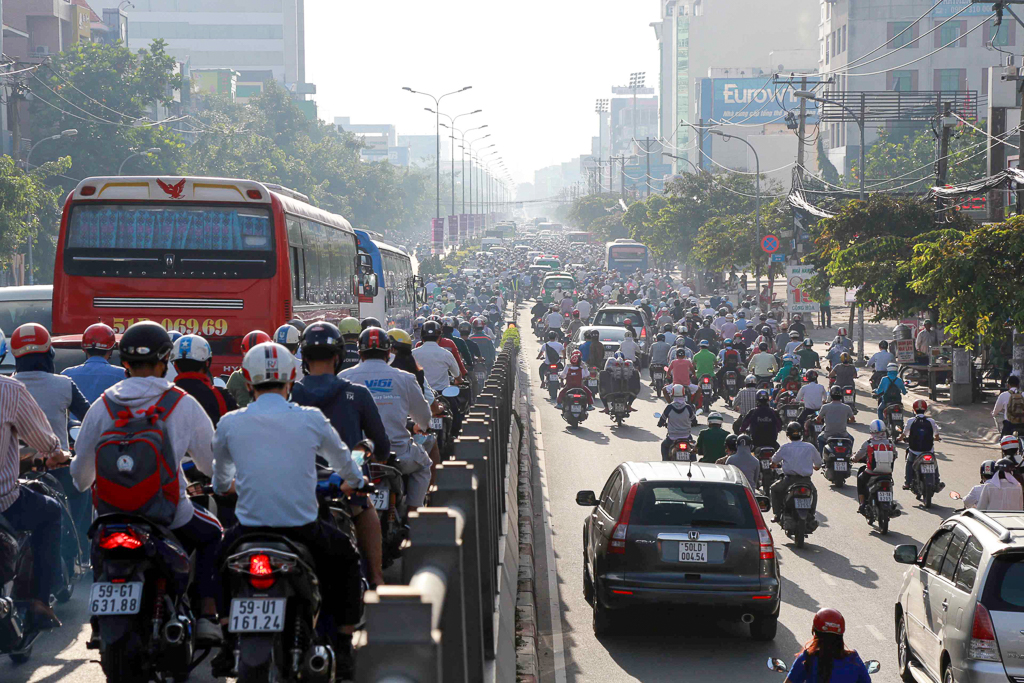
#> input picture src/images/1.jpg, 1024 x 683 px
$ python -i image_processing.py   (imports and definitions only)
#> lines starting #> are read from the running program, lines starting #| are printed output that depends on the picture
#> further down, picture is the input picture: shape (683, 1024, 3); mean B, G, R 121.4, 117.7, 118.1
import cv2
import math
import numpy as np


# [99 lines left out: function change_contrast_fuzzy, not called in this run]


def change_contrast_clahe(image: np.ndarray) -> np.ndarray:
    """
    Change the contrast of the image with CLAHE.
    :param image:   The image to enhance the contrast.
    :return:        The image with enhanced contrast.
    """
    # Splitting the image into L, A, B channels.
    lab_image = cv2.cvtColor(image, cv2.COLOR_BGR2LAB)
#> lab_image: shape (683, 1024, 3); mean of channels 0, 1, 2 123.6, 129.4, 126.3
    l_channel, a, b = cv2.split(lab_image)
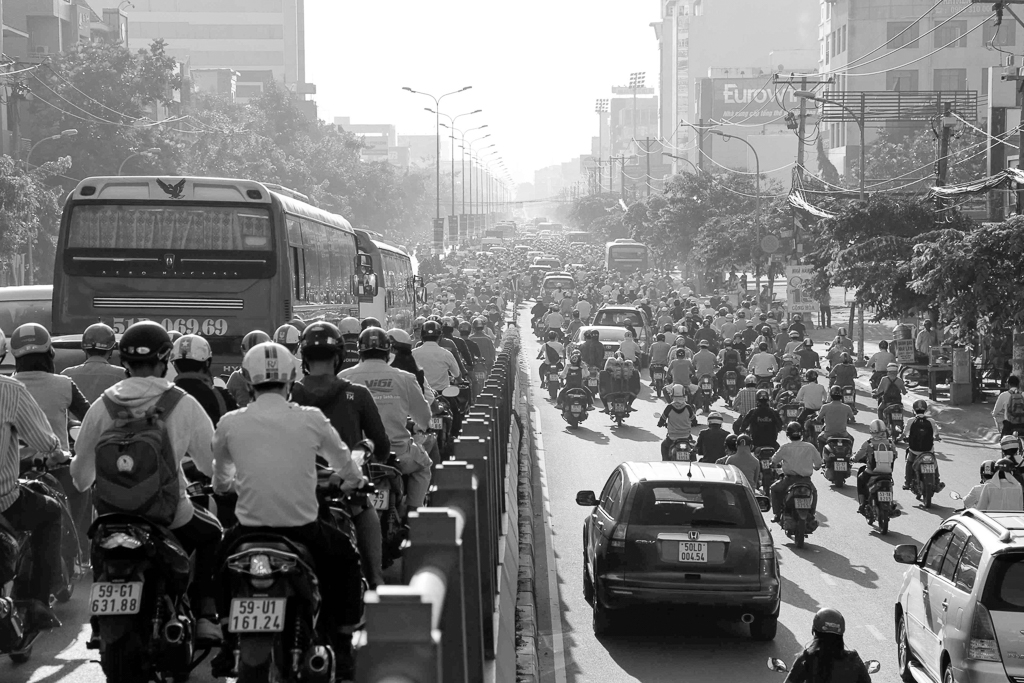
#> l_channel: shape (683, 1024); min 0, max 255, mean 123.6
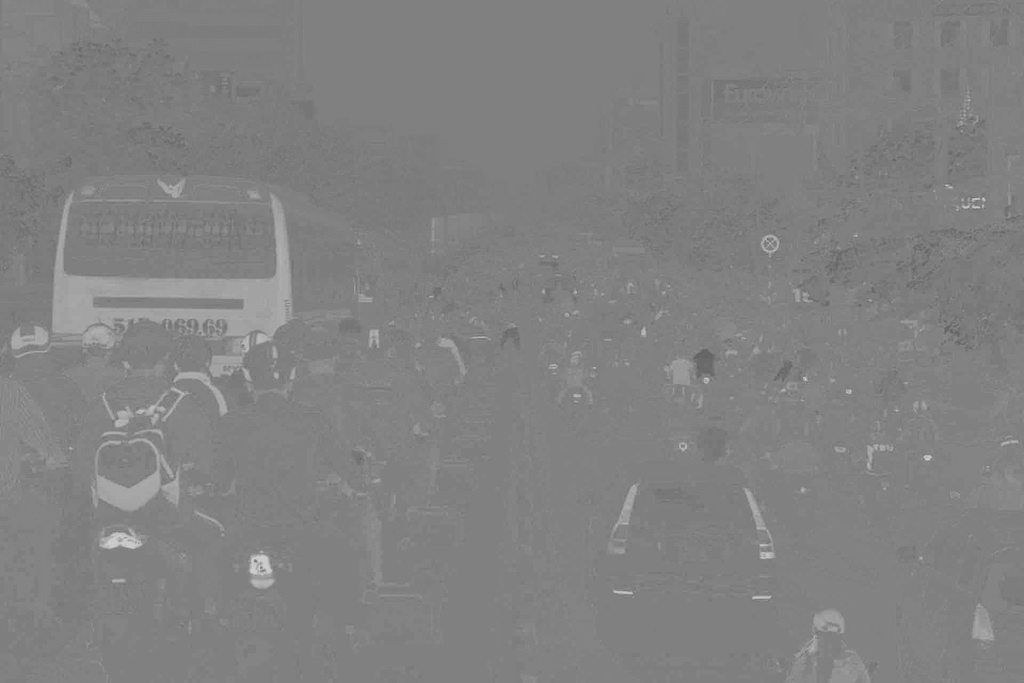
#> a: shape (683, 1024); min 94, max 208, mean 129.4
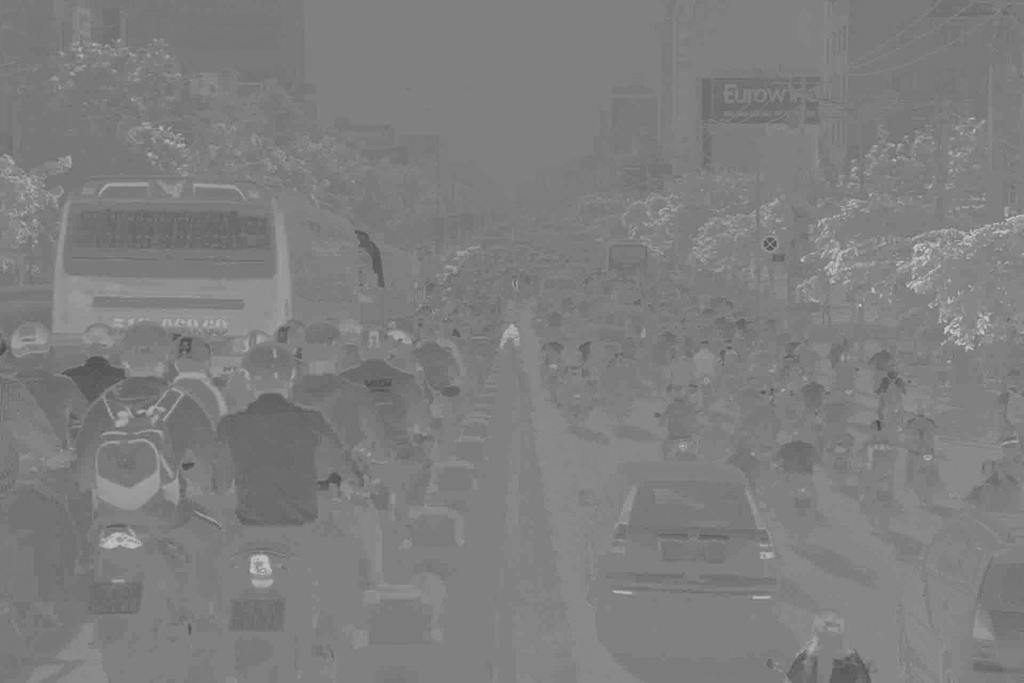
#> b: shape (683, 1024); min 70, max 206, mean 126.3

    # Applying CLAHE to the L channel.
    clahe = cv2.createCLAHE(clipLimit=3.0, tileGridSize=(8, 8))
    cl = clahe.apply(l_channel)
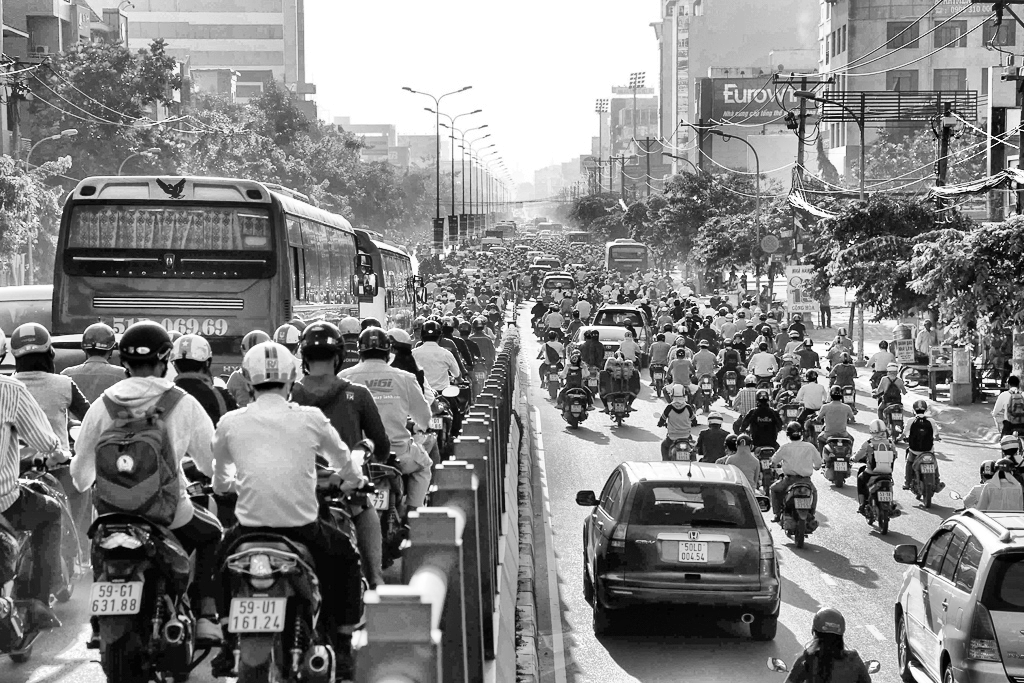
#> cl: shape (683, 1024); min 0, max 255, mean 132.1
    limg = cv2.merge((cl, a, b))
#> limg: shape (683, 1024, 3); mean of channels 0, 1, 2 132.1, 129.4, 126.3

    return cv2.cvtColor(limg, cv2.COLOR_LAB2BGR)
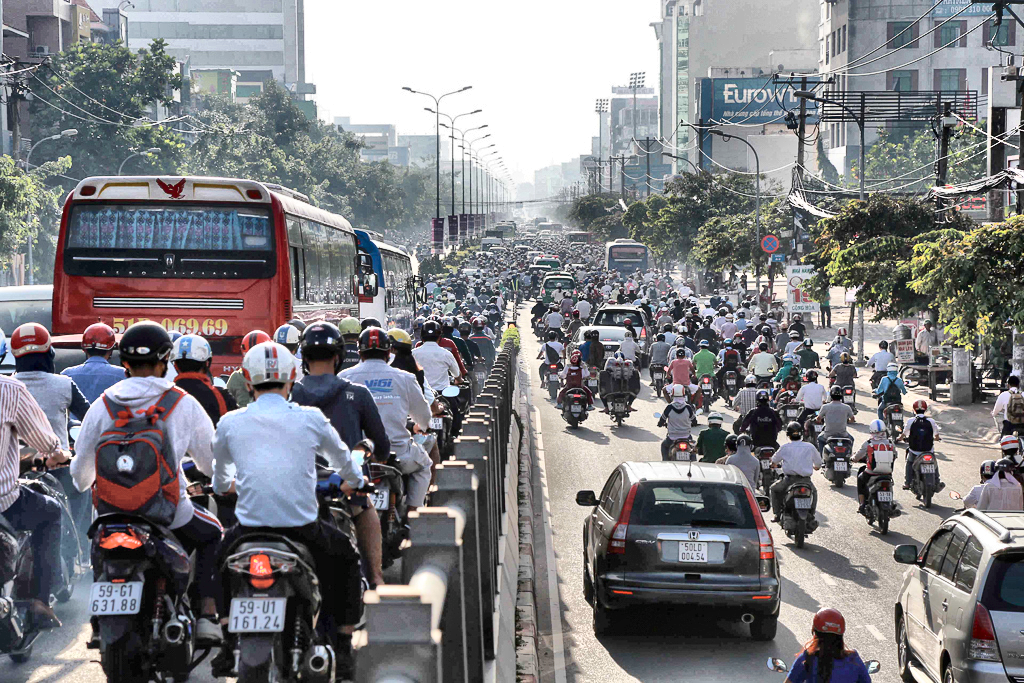
#> returned value: shape (683, 1024, 3); mean B, G, R 130, 126.5, 127


# [121 lines left out: functions sharpen_details, rotate_image, compute_skewness, deskew, get_frames, not called in this run]

>>> import cv2
>>> picture = cv2.imread('../src/images/1.jpg')
>>> result = change_contrast_clahe(picture)

$ run again, on src/images/101.jpg
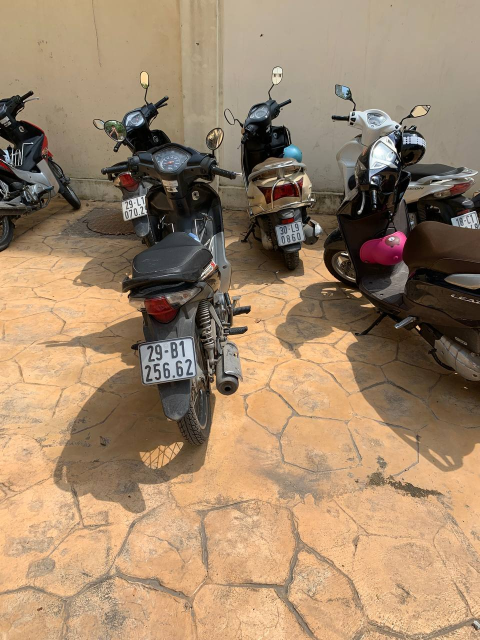
#> input picture src/images/101.jpg, 960 x 1280 px (shown at 1/2 size)
#> picture is the input picture: shape (1280, 960, 3); mean B, G, R 106.5, 133.7, 159.3
#> lab_image: shape (1280, 960, 3); mean of channels 0, 1, 2 144.3, 133.7, 145.9
#> in change_contrast_clahe, `cl = clahe.apply(l_channel)`:
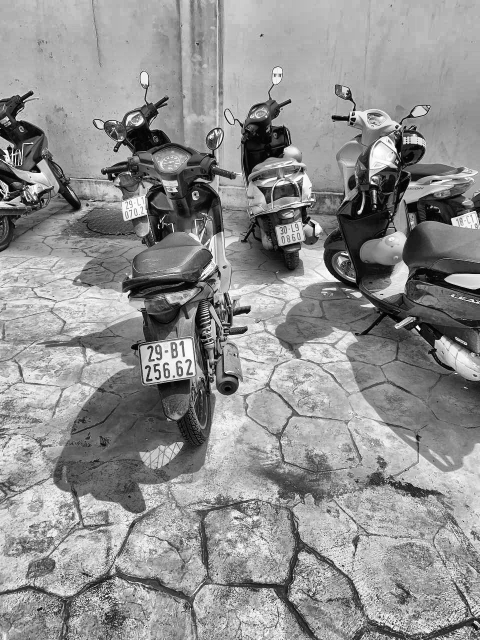
#> cl: shape (1280, 960) (shown at 1/2 size); min 0, max 255, mean 144.1
#> limg: shape (1280, 960, 3); mean of channels 0, 1, 2 144.1, 133.7, 145.9
#> in change_contrast_clahe, `return cv2.cvtColor(limg, cv2.COLOR_LAB2BGR)`:
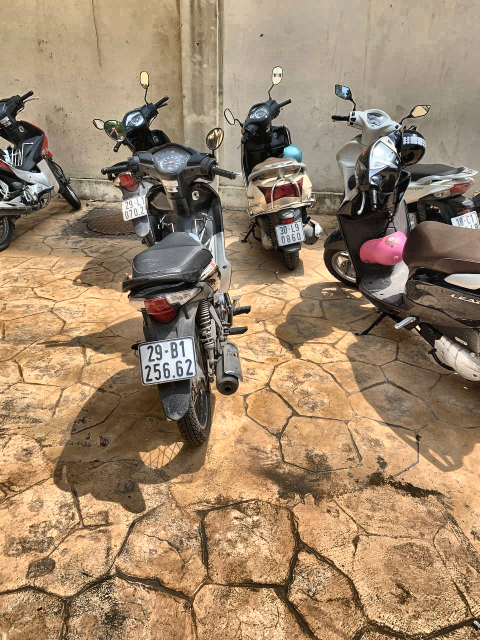
#> returned value: shape (1280, 960, 3) (shown at 1/2 size); mean B, G, R 106.5, 133.5, 157.7

$ run again, on src/images/117.jpg
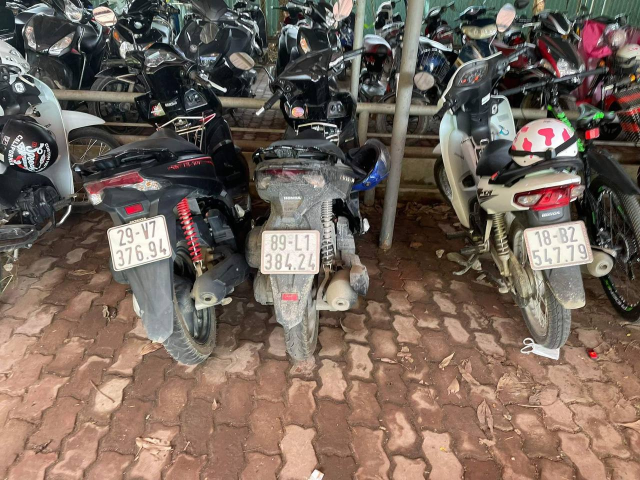
#> input picture src/images/117.jpg, 1280 x 960 px (shown at 1/2 size)
#> picture is the input picture: shape (960, 1280, 3); mean B, G, R 90.8, 101.3, 116.7
#> lab_image: shape (960, 1280, 3); mean of channels 0, 1, 2 110.1, 132.6, 136.3
#> in change_contrast_clahe, `l_channel, a, b = cv2.split(lab_image)`:
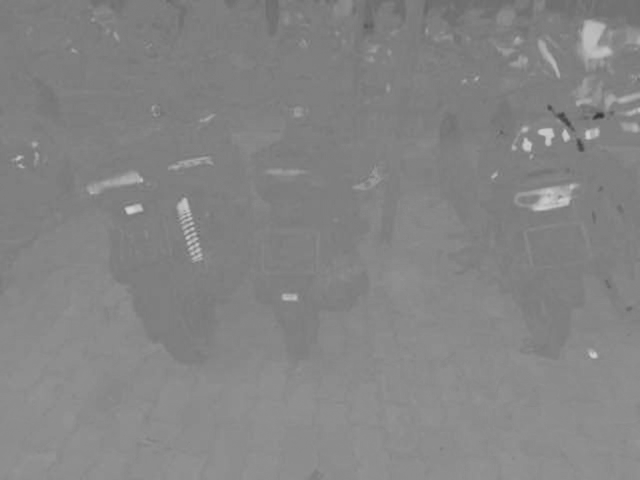
#> a: shape (960, 1280) (shown at 1/2 size); min 49, max 209, mean 132.6
#> limg: shape (960, 1280, 3); mean of channels 0, 1, 2 125.3, 132.6, 136.3
#> in change_contrast_clahe, `return cv2.cvtColor(limg, cv2.COLOR_LAB2BGR)`:
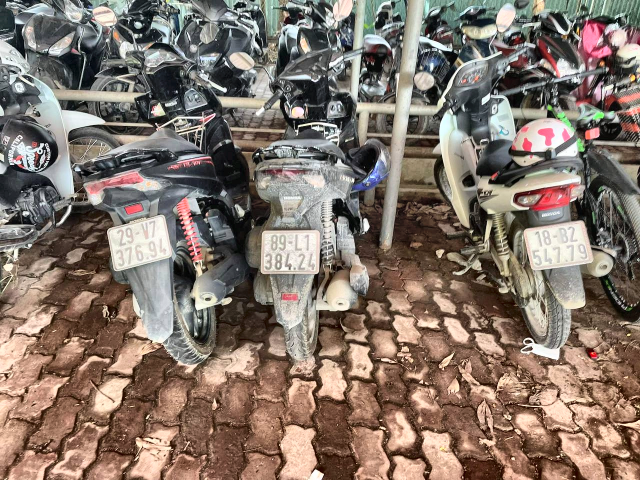
#> returned value: shape (960, 1280, 3) (shown at 1/2 size); mean B, G, R 106.4, 117, 131.6
